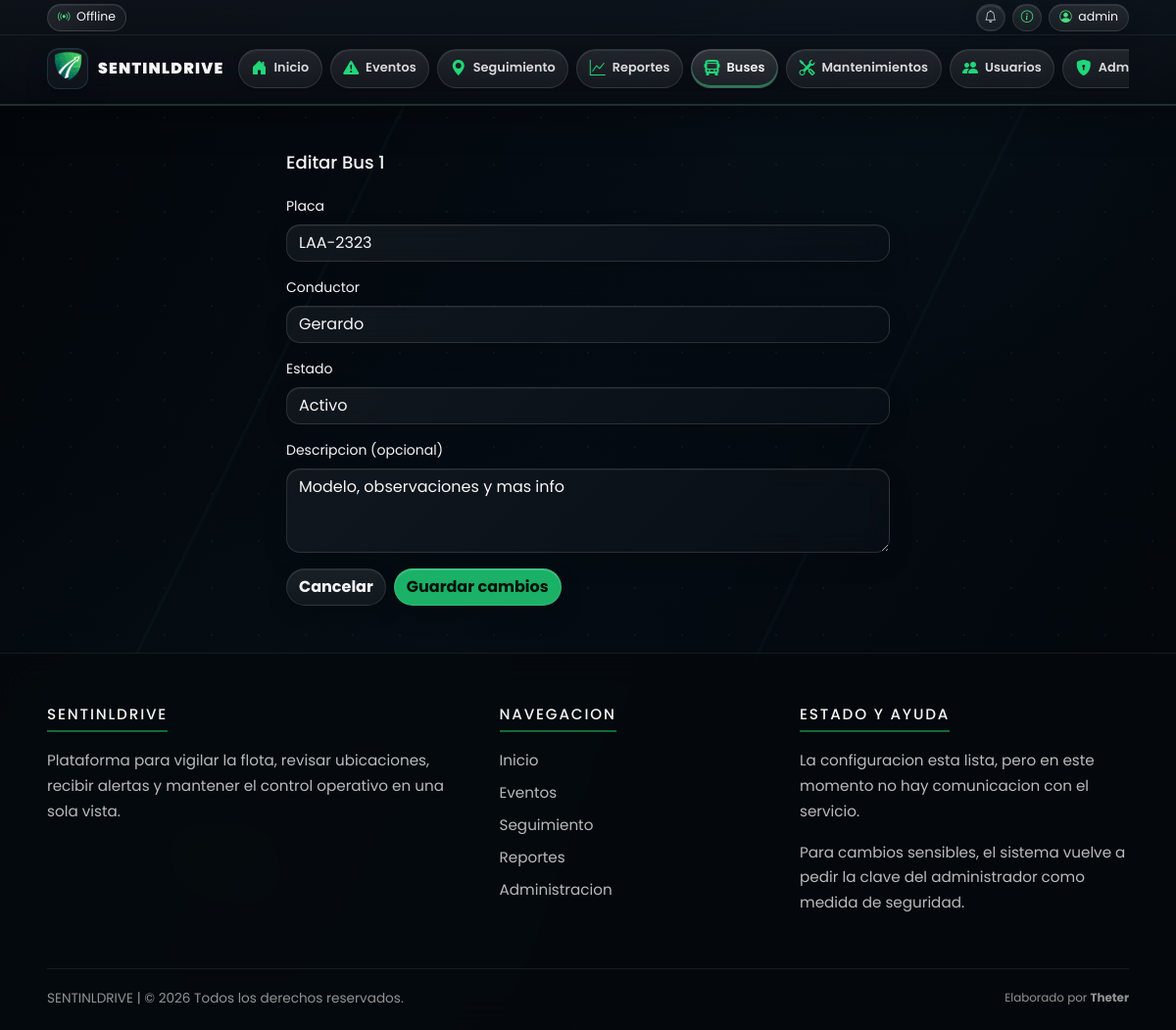
/bus/edit/1 (signed in), run on an earlier commit of the app's database.
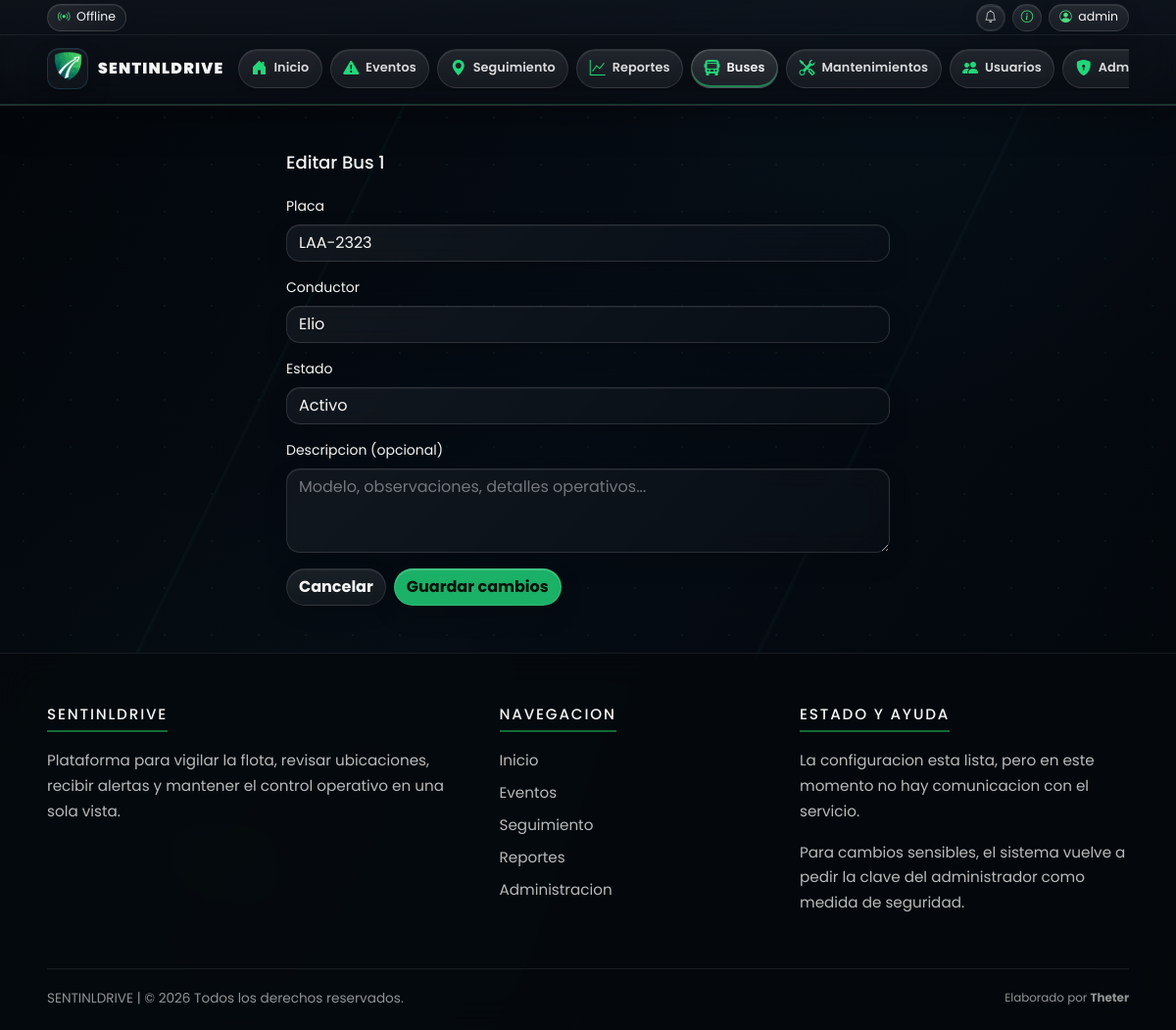
And on a later commit of the database.
### app/models/bus.py (models this page shows)
class Bus(db.Model): #Usamos pascalcase para los nombres de las clases
    __tablename__ = 'bus'
    id = db.Column(db.Integer, primary_key=True)
    plate = db.Column(db.String(20), nullable=False, unique=True)
    driver = db.Column(db.String(50))
    status = db.Column(db.String(20), default="Activo")
    description = db.Column(db.String(300), nullable=True)
    events = db.relationship(
        'Event',
        backref='bus',  # ← Solo aquí se define el backref
        lazy=True,
        cascade='all, delete-orphan'
    )
    locations = db.relationship(
        'Location',
        backref='bus',
        lazy=True,
        cascade='all, delete-orphan'
    )
    maintenances = db.relationship(
        'Maintenance',
        backref='bus',
        lazy=True,
        cascade='all, delete-orphan'
    )

### app/routes/buses.py (the view, shortened to what this page needs)
@buses_bp.route("/bus/edit/<int:bus_id>", methods=["GET", "POST"])
@require_admin
def edit_bus(bus_id):
    bus = Bus.query.get_or_404(bus_id)
    return render_template("edit_bus.html", bus=bus)

### app/models/system_setting.py (called while the page is built)
    @classmethod
    def get_value(cls, key: str, default=None):
        row = db.session.get(cls, key)
        if row is None or row.value in (None, ""):
            return default
        return row.value

### app/utils/time.py (called while the page is built)
def ecuador_now() -> datetime:
    return datetime.now(ECUADOR_TZ)

### app/templates/edit_bus.html (shortened to what this page needs)
{% extends "base.html" %}
{% block content %}
<div class="container mt-4" style="max-width: 640px;">
    <h2 class="mb-4">Editar Bus {{ bus.id }}</h2>
    <form method="POST">
        <div class="mb-3">
            <label class="form-label">Placa</label>
            <input type="text" name="plate" class="form-control" value="{{ bus.plate }}" required maxlength="10">
        </div>
        <div class="mb-3">
            <label class="form-label">Conductor</label>
            <input type="text" name="driver" class="form-control" value="{{ bus.driver or '' }}" required>
        </div>
        <div class="mb-3">
            <label class="form-label">Estado</label>
            <select name="status" class="form-select" required>
                <option value="Activo" {% if bus.status == 'Activo' %}selected{% endif %}>Activo</option>
            </select>
        </div>
        <div class="mb-3">
            <label class="form-label">Descripcion (opcional)</label>
            <textarea name="description" class="form-control" rows="3" placeholder="Modelo, observaciones, detalles operativos...">{{ bus.description or '' }}</textarea>
        </div>
        <div class="d-flex gap-2">
            <a href="{{ url_for('buses.buses') }}" class="btn btn-secondary">Cancelar</a>
            <button type="submit" class="btn btn-primary">Guardar cambios</button>
        </div>
    </form>
</div>
{% endblock %}

What changed in the data, as far as the page shows it:
changed Bus "LAA-2323": driver "Gerardo" → "Elio"; description "Modelo, observaciones y mas info" → (not shown)
